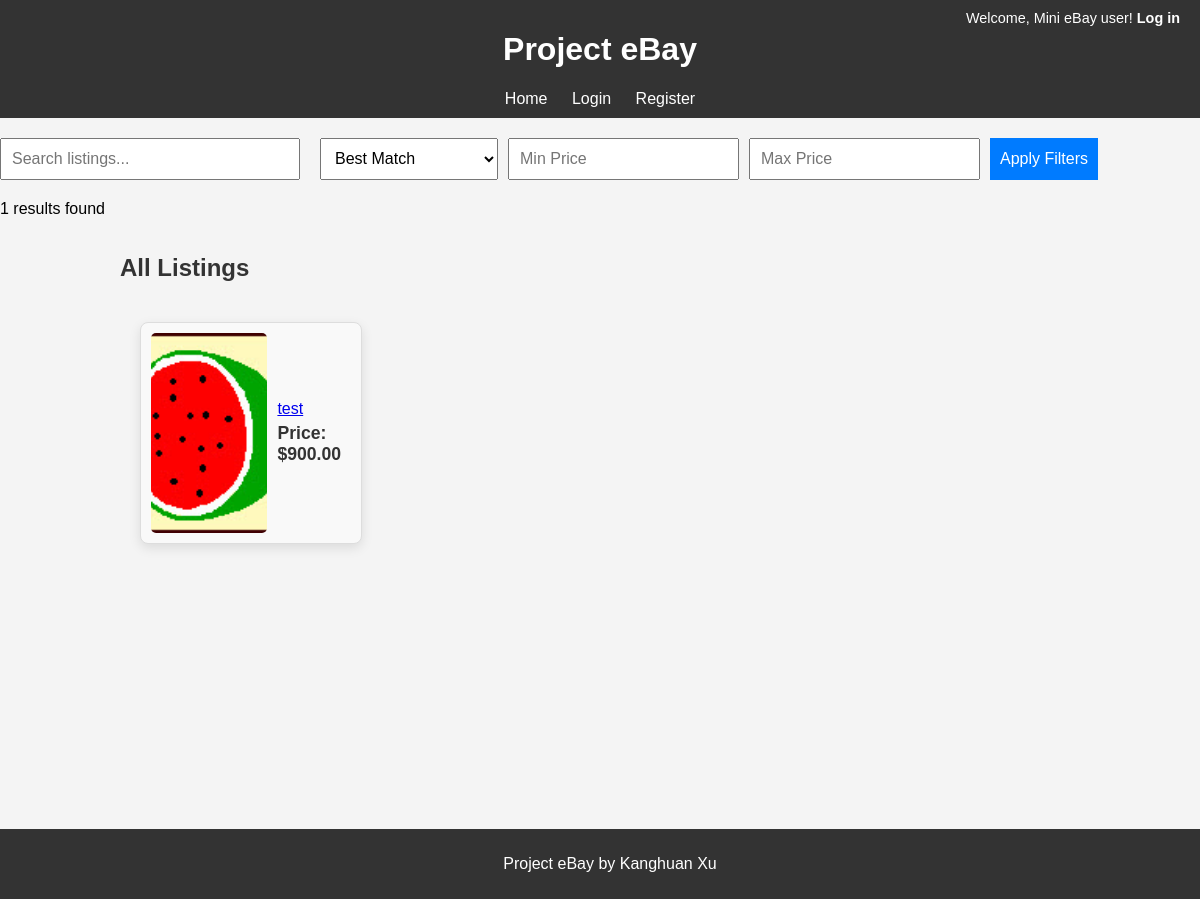
The app's page /, older data.
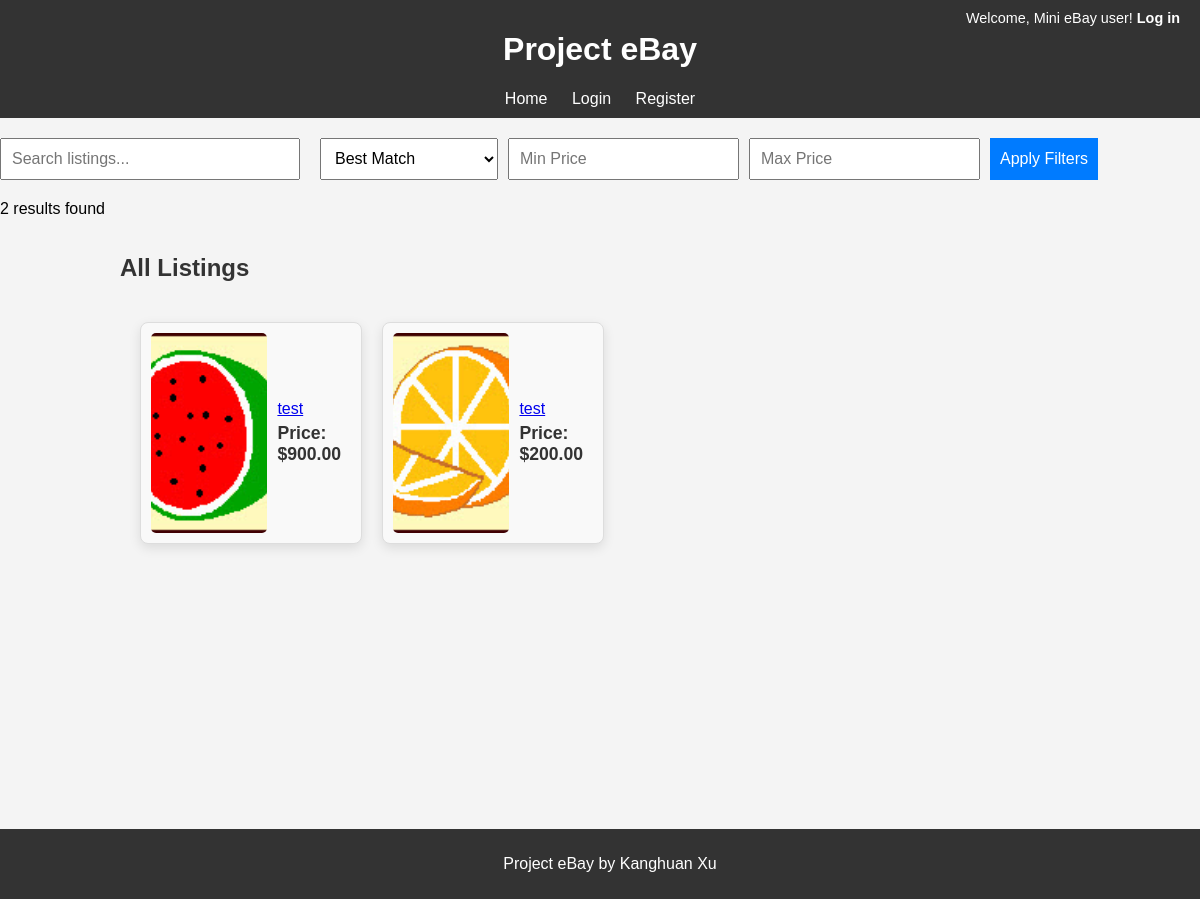
The same page, newer data.
### project/models.py (models this page shows, shortened)
class Listing(models.Model):
    name = models.CharField(max_length=200) # Name of the item
    description = models.TextField() # Description of the item
    price = models.DecimalField(max_digits=10, decimal_places=2) # Price of the item
    image = models.ImageField(upload_to='listing_images/', blank=True, null=True) # Image of the item
    category = models.CharField(max_length=100) # Category the item belongs to
    created_at = models.DateTimeField(auto_now_add=True) # Timestamp for when the item was listed
    expires_at = models.DateTimeField() # Expiration timestamp for the listing
    user = models.ForeignKey(User, on_delete=models.CASCADE, related_name="listings")  # Link to User
    sold = models.BooleanField(default=False)  # Track sold status

### project/views.py (the view)
# urls.py: path('', ShowHomeView.as_view(), name='home'),
class ShowHomeView(View):
    def get(self, request, *args, **kwargs):
        query = request.GET.get('q', '')  # Search query
        sort_by = request.GET.get('sort', 'best_match')  # Sorting option
        min_price = request.GET.get('min_price')  # Minimum price filter
        max_price = request.GET.get('max_price')  # Maximum price filter
        if request.user.is_authenticated:
            listings = Listing.objects.filter(sold=False).exclude(user=request.user)
        else:
            listings = Listing.objects.filter(sold=False).all()
        if query:
            listings = listings.filter(
                Q(name__icontains=query) |
                Q(description__icontains=query) |
                Q(category__icontains=query)
            )
        if min_price:
            listings = listings.filter(price__gte=min_price)
        if max_price:
            listings = listings.filter(price__lte=max_price)
        if sort_by == 'newly_listed':
            listings = listings.order_by('-created_at')
        elif sort_by == 'ending_soon':
            listings = listings.order_by('expires_at')
        elif sort_by == 'price_low_high':
            listings = listings.order_by('price')
        elif sort_by == 'price_high_low':
            listings = listings.order_by('-price')
        result_count = listings.count()
        return render(request, 'project/home.html', {
            'listings': listings,
            'query': query,
            'sort_by': sort_by,
            'min_price': min_price,
            'max_price': max_price,
            'result_count': result_count,
        })

### project/templates/project/home.html (shortened to what this page needs)
{% extends 'project/base.html' %}
{% load static %}
{% block content %}
    <div class="user-profile-header">
        {% if user.is_authenticated %}
            <a href="{% url 'user_profile' user.pk %}" class="user-profile-link">
                {% if user.profile.profile_image %}
                    <img src="{{ user.profile.profile_image.url }}" alt="{{ user.username }}" class="user-profile-image">
                {% else %}
                    <img src="{% static 'images/default_profile.jpg' %}" alt="{{ user.username }}" class="user-profile-image">
                {% endif %}
            </a>
            <p>{{ user.username }}</p>
            <a href="{% url 'cart' %}">Cart</a>
        {% else %}
            <p>Welcome, Mini eBay user! <a href="{% url 'login' %}">Log in</a></p>
        {% endif %}
    </div>
    <form method="get" action="{% url 'home' %}" class="filter-form">
        <input type="text" name="q" placeholder="Search listings..." value="{{ query }}" class="search-input">
        <select name="sort" class="sort-dropdown">
            <option value="best_match" {% if sort_by == "best_match" %}selected{% endif %}>Best Match</option>
        </select>
        <input type="number" name="min_price" placeholder="Min Price" value="{{ min_price }}" class="price-filter">
        <input type="number" name="max_price" placeholder="Max Price" value="{{ max_price }}" class="price-filter">
        <button type="submit" class="filter-button">Apply Filters</button>
    </form>
    <p>{{ result_count }} results found</p>
    <h2>All Listings</h2>
    {% if listings %}
        <div class="listing-cards">
            {% for listing in listings %}
                <div class="card">
                    <a href="{% url 'listing_detail' listing.pk %}">
                        {% if listing.image %}
                            <img src="{{ listing.image.url }}" alt="{{ listing.name }}" class="listing-image">
                        {% endif %}
                    </a>
                    <div class="card-details">
                        <h3><a href="{% url 'listing_detail' listing.pk %}">{{ listing.name }}</a></h3>
                        <p>Price: ${{ listing.price }}</p>
                    </div>
                </div>
            {% endfor %}
        </div>
    {% else %}
        <p>No listings match your search.</p>
    {% endif %}
{% endblock %}

Row changes from the older to the newer data that the page shows:
added Listing: image (picture), name "test", price "200.00"
Text that changed along with them:
{{ result_count }}: "1" → "2"
